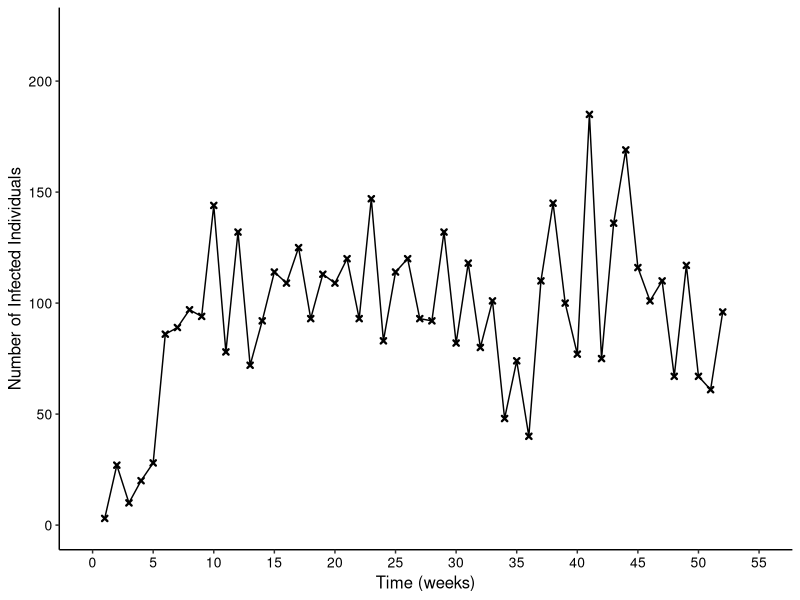
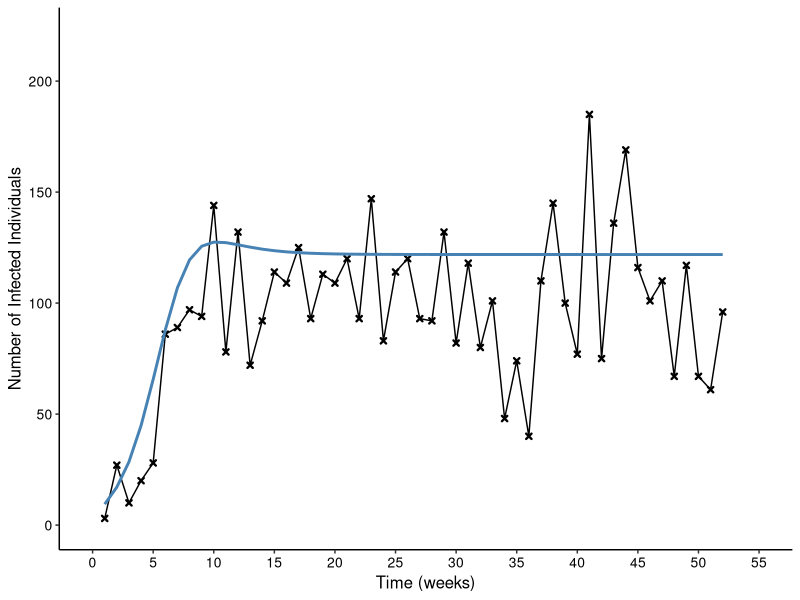
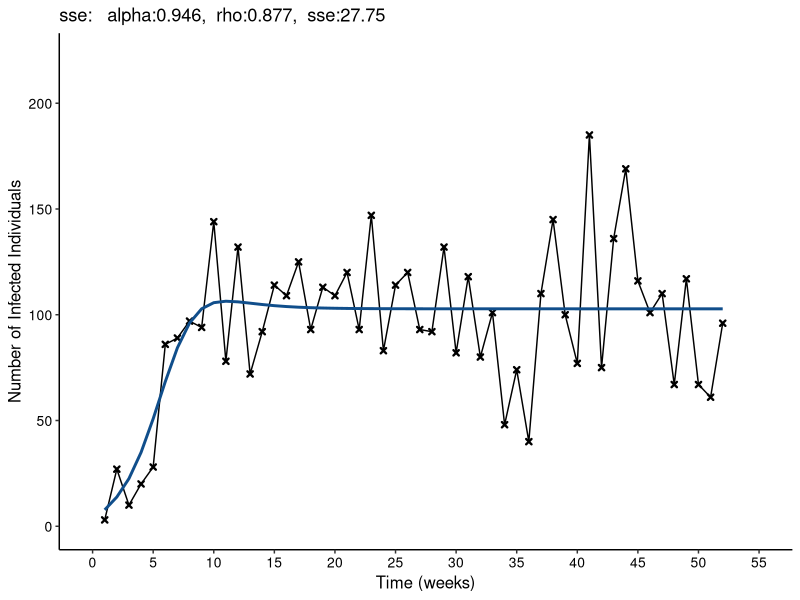
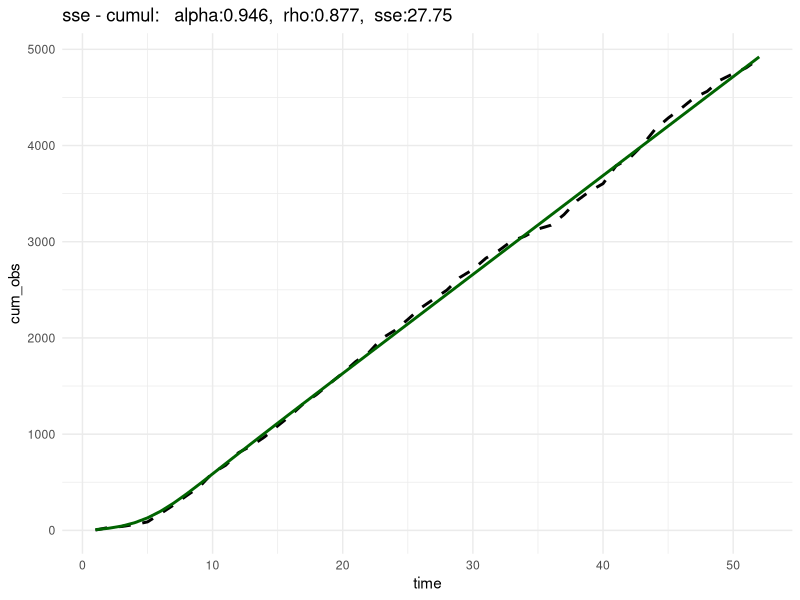
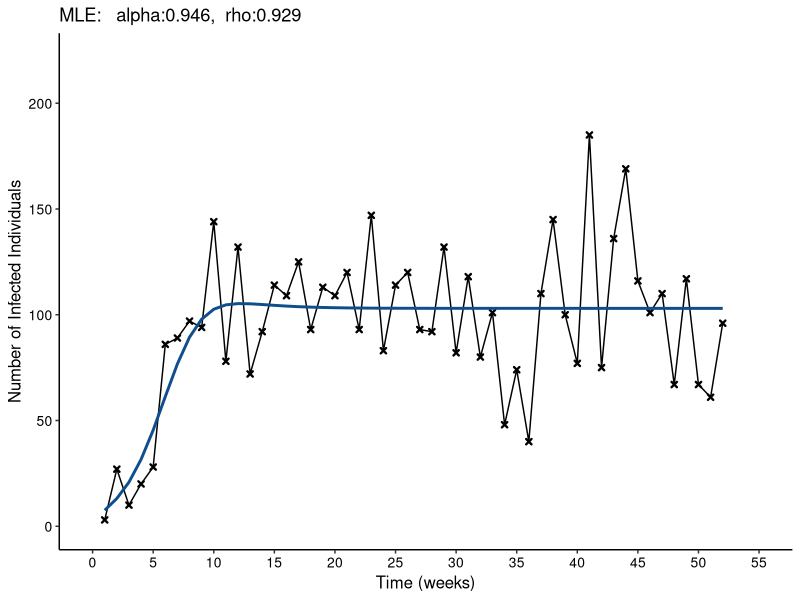

These figures' R source, in order:
library(tidyverse)
library(deSolve)
observed_data=read.csv("sis_si_weekly_cases.csv")
observed_data
observed_data <- read.csv("sis_si_weekly_cases.csv") %>%
  transmute(time = as.integer(week),
            number_infected_individuals = as.numeric(observed_cases))

head(observed_data, 8)
# Quick visualization
#Task 1: Describe the overall pattern. Does the series look stationary over the year?
gg0 <- ggplot() +
  geom_point(data = observed_data,
             aes(x = time, y = number_infected_individuals),
             color = "black", shape = 4, size = 1, stroke = 1.2) +
  geom_line(data = observed_data,
            aes(x = time, y = number_infected_individuals),
            color = "black") +
  labs(x = "Time (weeks)", y = "Number of Infected Individuals") +
  theme_classic() +
  theme(axis.title = element_text(size = 12),
        axis.text  = element_text(size = 10, color = "black")) +
  scale_x_continuous(limits = c(0, 55), breaks = seq(0, 55, by = 5)) +
  scale_y_continuous(limits = c(0, max(observed_data$number_infected_individuals) * 1.2),
                     breaks = scales::pretty_breaks())

gg0
#3. SIS–SI model with cumulative infections
#We follow the provided structure and add Ch (cumulative human infections) to compute weekly incidence.
# Baseline parameters
biting      <- 0.3
seeking     <- 0.1
infectivity <- 0.3
alpha       <- biting * seeking * infectivity
k           <- 5

params_base <- list(
  alpha = alpha,
  beta  = 0.5,
  gamma = 1/25,   # 0.04 day^-1
  mu_m  = 1/10,   # 0.1 day^-1
  Nh    = 1000,
  Nm    = 1000 * k
)

# Initial state (+ cumulative infections)
state0 <- c(
  Sh = params_base$Nh - 10,
  Ih = 10,
  Sm = params_base$Nm - 0.02 * params_base$Nm,
  Im = 0.02 * params_base$Nm,
  Ch = 0
)

# ODE
sis_si <- function(t, state, p){
  with(as.list(c(state, p)), {
    Nh <- Sh + Ih
    Nm <- Sm + Im
    
    # Humans
    dSh <- -(alpha * (Im / Nh) * Sh) + gamma * Ih
    dIh <-  (alpha * (Im / Nh) * Sh) - gamma * Ih
    
    # Mosquitoes
    births <- mu_m * Nm
    dSm <- births - (beta * (Ih / Nh) * Sm) - mu_m * Sm
    dIm <- (beta * (Ih / Nh) * Sm) - mu_m * Im
    
    # Cumulative human infections
    dCh <- alpha * (Im / Nh) * Sh
    
    list(c(dSh, dIh, dSm, dIm, dCh))
  })
}
#3.1 Simulator → weekly incidence
#We introduce a transmission scale factor alpha_scale so that alpha ← alpha * alpha_scale and compute weekly incidence from Ch.


simulate_weekly_incidence <- function(alpha_scale = 1,
                                      params = params_base,
                                      state = state0){
  p <- params
  p$alpha <- params$alpha * alpha_scale
  
  times <- seq(0, 52*7, by = 1)  # days across 52 weeks
  out <- as.data.frame(ode(y = state, times = times, func = sis_si, parms = p))
  
  idx <- seq(1, nrow(out), by = 7)        # day 0,7,...,364
  weekly_inc <- diff(out$Ch[idx])
  
  tibble(time = 1:52,
         model_weekly_incidence = pmax(weekly_inc, 0))
}

# Quick overlay (alpha_scale=1, rho_scale=1)
alpha_scale=1
rho_scale=1
pred0 <- simulate_weekly_incidence(alpha_scale) %>%
  mutate(pred_cases = rho_scale * model_weekly_incidence)

gg0 + geom_line(data = pred0, aes(x = time, y = pred_cases),
                color = "steelblue", linewidth = 1)
#Task 2: Try alpha_scale = 0.8 and 1.2. What happens to the curve?
#
#4. Least Squares (sse) fit
#Estimate alpha_scale and rho_scale by minimizing the sse between predicted and observed weekly cases.

sse <- function(x, y) sqrt(mean((x - y)^2))

objective_sse <- function(theta_log){
  alpha_scale <- exp(theta_log[1])  # >0
  rho_scale   <- exp(theta_log[2])  # >0
  
  pred <- simulate_weekly_incidence(alpha_scale) %>%
    mutate(pred_cases = rho_scale * model_weekly_incidence)
  
  df <- observed_data %>% left_join(pred, by = "time")
  res <- sse(df$pred_cases, df$number_infected_individuals)
  return(res)
}

theta0_log <- log(c(alpha_scale = 1, rho_scale = 1))
fit_sse <- optim(par = theta0_log, fn = objective_sse, method = "BFGS",
                 control = list(maxit = 1000, reltol = 1e-10))

alpha_scale_sse <- exp(fit_sse$par[1])
rho_scale_sse   <- exp(fit_sse$par[2])
sse_hat       <- fit_sse$value

cat(sprintf("sse fit: alpha_scale = %.3f, rho_scale = %.3f, sse = %.2f\n",
            alpha_scale_sse, rho_scale_sse, sse_hat))
## sse fit: alpha_scale = 0.946, rho_scale = 0.877, sse = 27.75
pred_sse <- simulate_weekly_incidence(alpha_scale_sse) %>%
  mutate(pred_cases = rho_scale_sse * model_weekly_incidence)

gg0 + geom_line(data = pred_sse, aes(x = time, y = pred_cases),
                color = "dodgerblue4", linewidth = 1) +
  labs(title = paste0("sse:   alpha:", round(alpha_scale_sse,3), ",  rho:", round(rho_scale_sse,3), ",  sse:", round(sse_hat,2)))

#4.1. Cumulative comparison
df_plot <- observed_data %>%
  left_join(pred_sse, by = "time") %>%
  transmute(time,
            cum_obs  = cumsum(number_infected_individuals),
            cum_pred = cumsum(pred_cases))

ggplot(df_plot, aes(x = time)) +
  geom_line(aes(y = cum_obs),  linewidth = 1, linetype = "dashed") +
  geom_line(aes(y = cum_pred), linewidth = 1, color = "darkgreen") +
  labs(title = paste0("sse - cumul:   alpha:", round(alpha_scale_sse,3), ",  rho:", round(rho_scale_sse,3), ",  sse:", round(sse_hat,2))) +
  theme_minimal()

#5. Maximum Likelihood (Negative Binomial)
#Assume yw∼NB(μw,size)
#with μw=ρscale×incidencew.
#This minimal MLE uses nlminb on the log-scale with simple bounds.

y <- observed_data$number_infected_individuals
y

# NegBin negative log-likelihood
nll_nb <- function(y, mu, size) {
  mu <- pmax(mu, 1e-12)
  -sum(dnbinom(y, mu = mu, size = size, log = TRUE))
}

# Method-of-moments starting values
inc1  <- simulate_weekly_incidence(alpha_scale = 1)$model_weekly_incidence
rho0  <- sum(y) / sum(inc1)
m     <- mean(y); v <- var(y)
size0 <- if (v > m) (m^2)/(v - m) else 100
size0 <- min(max(size0, 1), 1e3)

theta0_log <- log(c(alpha_scale = 1, rho_scale = rho0, size = size0))

# Log-scale objective
objective_log <- function(theta_log){
  alpha_scale <- exp(theta_log[1])
  rho_scale   <- exp(theta_log[2])
  size        <- exp(theta_log[3])
  
  inc <- simulate_weekly_incidence(alpha_scale)$model_weekly_incidence
  mu  <- rho_scale * inc
  nll_nb(y, mu, size)
}

# Bounded optimization (log-scale)
lower_log <- log(c(0.05, 1e-3, 0.5))
upper_log <- log(c(20,   100,  1e4))

fit_mle <- nlminb(start = theta0_log, objective = objective_log,
                  lower = lower_log, upper = upper_log,
                  control = list(eval.max = 2000, iter.max = 2000))

alpha_scale_mle <- exp(fit_mle$par[1])
rho_scale_mle   <- exp(fit_mle$par[2])
size_mle        <- exp(fit_mle$par[3])
nll_mle         <- fit_mle$objective
AIC_mle         <- 2*3 + 2*nll_mle

cat(sprintf("NB MLE: alpha=%.3f, rho=%.3f, size=%.2f, NLL=%.2f, AIC=%.1f, converged=%s\n",
            alpha_scale_mle, rho_scale_mle, size_mle, nll_mle, AIC_mle, fit_mle$convergence==0))
## NB MLE: alpha=0.877, rho=0.929, size=11.88, NLL=244.89, AIC=495.8, converged=TRUE
pred_mle <- simulate_weekly_incidence(alpha_scale_mle) %>%
  mutate(pred_cases = rho_scale_mle * model_weekly_incidence)

gg0 + geom_line(data = pred_mle, aes(x = time, y = pred_cases),
                color = "dodgerblue4", linewidth = 1) +
  labs(title = paste0("MLE:   alpha:", round(alpha_scale_sse,3), ",  rho:", round(rho_scale_mle,3)))
#Task 3 : Does sse capture the shape well? What does rho_scale control?
  
#  6. To go further
#alpha_scale scales transmission; rho_scale maps model incidence to reported cases; size controls overdispersion.
#With only case counts, alpha_scale and rho_scale can partially trade off; external data on reporting helps.
#Interpretation:
  
 # alpha_scale scales transmission;
#rho_scale maps model incidence to reported cases;
#size controls overdispersion (smaller → noisier counts).
#Identifiability: - With only case counts, alpha_scale and rho_scale can partially trade off; - external data (e.g., test positivity, care-seeking) helps.

#Task 4: Refit the model using MLE method with Poisson likelihood and compare AIC wit
